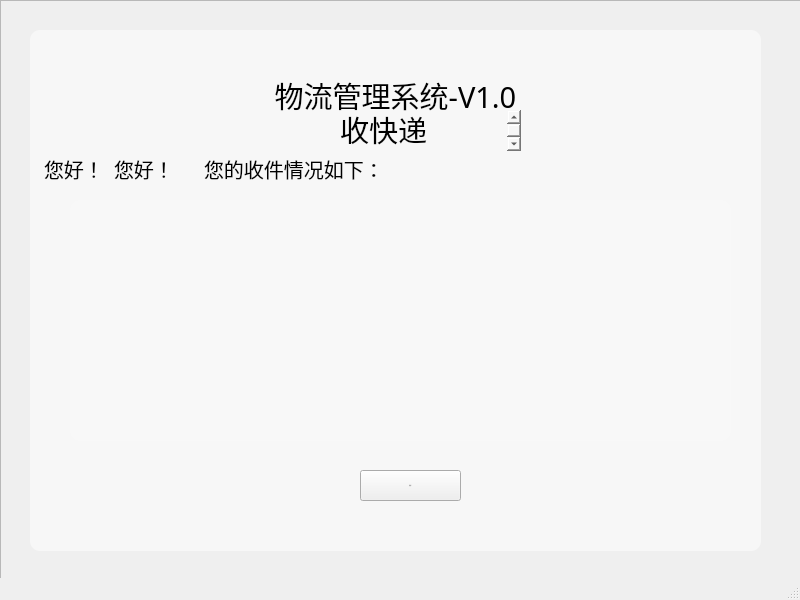
<?xml version="1.0" encoding="UTF-8"?>
<ui version="4.0">
 <class>pkgRev</class>
 <widget class="QMainWindow" name="pkgRev">
  <property name="geometry">
   <rect>
    <x>0</x>
    <y>0</y>
    <width>800</width>
    <height>600</height>
   </rect>
  </property>
  <property name="windowTitle">
   <string>MainWindow</string>
  </property>
  <property name="styleSheet">
   <string notr="true">#pkgRev{border-image: url(:/img/navi_background.png);}
</string>
  </property>
  <widget class="QWidget" name="centralwidget">
   <widget class="QFrame" name="mainFrame">
    <property name="geometry">
     <rect>
      <x>0</x>
      <y>0</y>
      <width>811</width>
      <height>591</height>
     </rect>
    </property>
    <property name="styleSheet">
     <string notr="true"/>
    </property>
    <property name="frameShape">
     <enum>QFrame::StyledPanel</enum>
    </property>
    <property name="frameShadow">
     <enum>QFrame::Raised</enum>
    </property>
    <widget class="QTextBrowser" name="title2">
     <property name="geometry">
      <rect>
       <x>260</x>
       <y>110</y>
       <width>261</width>
       <height>41</height>
      </rect>
     </property>
     <property name="font">
      <font>
       <family>SimHei</family>
       <pointsize>-1</pointsize>
       <weight>50</weight>
       <italic>false</italic>
       <bold>false</bold>
      </font>
     </property>
     <property name="styleSheet">
      <string notr="true">background-color: rgba(255, 255, 255,0);
border-width:0;border-style:outset;
font:29px &quot;SimHei&quot;;</string>
     </property>
     <property name="html">
      <string>&lt;!DOCTYPE HTML PUBLIC &quot;-//W3C//DTD HTML 4.0//EN&quot; &quot;http://www.w3.org/TR/REC-html40/strict.dtd&quot;&gt;
&lt;html&gt;&lt;head&gt;&lt;meta name=&quot;qrichtext&quot; content=&quot;1&quot; /&gt;&lt;style type=&quot;text/css&quot;&gt;
p, li { white-space: pre-wrap; }
&lt;/style&gt;&lt;/head&gt;&lt;body style=&quot; font-family:'SimHei'; font-size:29px; font-weight:400; font-style:normal;&quot;&gt;
&lt;p align=&quot;center&quot; style=&quot; margin-top:0px; margin-bottom:0px; margin-left:0px; margin-right:0px; -qt-block-indent:0; text-indent:0px;&quot;&gt;&lt;span style=&quot; font-family:'黑体'; font-size:29px;&quot;&gt;收快递&lt;/span&gt;&lt;/p&gt;&lt;/body&gt;&lt;/html&gt;</string>
     </property>
    </widget>
    <widget class="QTextBrowser" name="title3">
     <property name="geometry">
      <rect>
       <x>40</x>
       <y>150</y>
       <width>81</width>
       <height>41</height>
      </rect>
     </property>
     <property name="font">
      <font>
       <family>SimHei</family>
       <pointsize>-1</pointsize>
       <weight>50</weight>
       <italic>false</italic>
       <bold>false</bold>
      </font>
     </property>
     <property name="styleSheet">
      <string notr="true">background-color: rgba(255, 255, 255,0);
border-width:0;border-style:outset;
font:20px &quot;SimHei&quot;;</string>
     </property>
     <property name="html">
      <string>&lt;!DOCTYPE HTML PUBLIC &quot;-//W3C//DTD HTML 4.0//EN&quot; &quot;http://www.w3.org/TR/REC-html40/strict.dtd&quot;&gt;
&lt;html&gt;&lt;head&gt;&lt;meta name=&quot;qrichtext&quot; content=&quot;1&quot; /&gt;&lt;style type=&quot;text/css&quot;&gt;
p, li { white-space: pre-wrap; }
&lt;/style&gt;&lt;/head&gt;&lt;body style=&quot; font-family:'SimHei'; font-size:20px; font-weight:400; font-style:normal;&quot;&gt;
&lt;p style=&quot; margin-top:0px; margin-bottom:0px; margin-left:0px; margin-right:0px; -qt-block-indent:0; text-indent:0px;&quot;&gt;&lt;span style=&quot; font-family:'黑体'; font-size:20px;&quot;&gt;您好！&lt;/span&gt;&lt;/p&gt;&lt;/body&gt;&lt;/html&gt;</string>
     </property>
    </widget>
    <widget class="QTextBrowser" name="title">
     <property name="geometry">
      <rect>
       <x>240</x>
       <y>70</y>
       <width>311</width>
       <height>61</height>
      </rect>
     </property>
     <property name="font">
      <font>
       <family>SimHei</family>
       <pointsize>-1</pointsize>
       <weight>50</weight>
       <italic>false</italic>
       <bold>false</bold>
      </font>
     </property>
     <property name="styleSheet">
      <string notr="true">background-color: rgba(255, 255, 255,0);
border-width:0;border-style:outset;
font:29px &quot;SimHei&quot;;</string>
     </property>
     <property name="html">
      <string>&lt;!DOCTYPE HTML PUBLIC &quot;-//W3C//DTD HTML 4.0//EN&quot; &quot;http://www.w3.org/TR/REC-html40/strict.dtd&quot;&gt;
&lt;html&gt;&lt;head&gt;&lt;meta name=&quot;qrichtext&quot; content=&quot;1&quot; /&gt;&lt;style type=&quot;text/css&quot;&gt;
p, li { white-space: pre-wrap; }
&lt;/style&gt;&lt;/head&gt;&lt;body style=&quot; font-family:'SimHei'; font-size:29px; font-weight:400; font-style:normal;&quot;&gt;
&lt;p align=&quot;center&quot; style=&quot; margin-top:0px; margin-bottom:0px; margin-left:0px; margin-right:0px; -qt-block-indent:0; text-indent:0px;&quot;&gt;&lt;span style=&quot; font-family:'黑体'; font-size:29px;&quot;&gt;物流管理系统-V1.0&lt;/span&gt;&lt;/p&gt;&lt;/body&gt;&lt;/html&gt;</string>
     </property>
    </widget>
    <widget class="QTextBrowser" name="textBrowser">
     <property name="geometry">
      <rect>
       <x>30</x>
       <y>30</y>
       <width>731</width>
       <height>521</height>
      </rect>
     </property>
     <property name="styleSheet">
      <string notr="true">border-width:0px;
border-style:outset;
border-radius:10px;
background-color:rgba(255,255,255,0.5);</string>
     </property>
    </widget>
    <widget class="QTextBrowser" name="name">
     <property name="geometry">
      <rect>
       <x>110</x>
       <y>150</y>
       <width>81</width>
       <height>41</height>
      </rect>
     </property>
     <property name="font">
      <font>
       <family>SimHei</family>
       <pointsize>-1</pointsize>
       <weight>50</weight>
       <italic>false</italic>
       <bold>false</bold>
      </font>
     </property>
     <property name="styleSheet">
      <string notr="true">background-color: rgba(255, 255, 255,0);
border-width:0;border-style:outset;
font:20px &quot;SimHei&quot;;</string>
     </property>
     <property name="html">
      <string>&lt;!DOCTYPE HTML PUBLIC &quot;-//W3C//DTD HTML 4.0//EN&quot; &quot;http://www.w3.org/TR/REC-html40/strict.dtd&quot;&gt;
&lt;html&gt;&lt;head&gt;&lt;meta name=&quot;qrichtext&quot; content=&quot;1&quot; /&gt;&lt;style type=&quot;text/css&quot;&gt;
p, li { white-space: pre-wrap; }
&lt;/style&gt;&lt;/head&gt;&lt;body style=&quot; font-family:'SimHei'; font-size:20px; font-weight:400; font-style:normal;&quot;&gt;
&lt;p style=&quot; margin-top:0px; margin-bottom:0px; margin-left:0px; margin-right:0px; -qt-block-indent:0; text-indent:0px;&quot;&gt;&lt;span style=&quot; font-family:'黑体'; font-size:20px;&quot;&gt;您好！&lt;/span&gt;&lt;/p&gt;&lt;/body&gt;&lt;/html&gt;</string>
     </property>
    </widget>
    <widget class="QTextBrowser" name="title3_3">
     <property name="geometry">
      <rect>
       <x>200</x>
       <y>150</y>
       <width>231</width>
       <height>41</height>
      </rect>
     </property>
     <property name="font">
      <font>
       <family>SimHei</family>
       <pointsize>-1</pointsize>
       <weight>50</weight>
       <italic>false</italic>
       <bold>false</bold>
      </font>
     </property>
     <property name="styleSheet">
      <string notr="true">background-color: rgba(255, 255, 255,0);
border-width:0;border-style:outset;
font:20px &quot;SimHei&quot;;</string>
     </property>
     <property name="html">
      <string>&lt;!DOCTYPE HTML PUBLIC &quot;-//W3C//DTD HTML 4.0//EN&quot; &quot;http://www.w3.org/TR/REC-html40/strict.dtd&quot;&gt;
&lt;html&gt;&lt;head&gt;&lt;meta name=&quot;qrichtext&quot; content=&quot;1&quot; /&gt;&lt;style type=&quot;text/css&quot;&gt;
p, li { white-space: pre-wrap; }
&lt;/style&gt;&lt;/head&gt;&lt;body style=&quot; font-family:'SimHei'; font-size:20px; font-weight:400; font-style:normal;&quot;&gt;
&lt;p style=&quot; margin-top:0px; margin-bottom:0px; margin-left:0px; margin-right:0px; -qt-block-indent:0; text-indent:0px;&quot;&gt;&lt;span style=&quot; font-family:'黑体'; font-size:20px;&quot;&gt;您的收件情况如下：&lt;/span&gt;&lt;/p&gt;&lt;/body&gt;&lt;/html&gt;</string>
     </property>
    </widget>
    <widget class="QTableView" name="mainTable">
     <property name="geometry">
      <rect>
       <x>70</x>
       <y>200</y>
       <width>661</width>
       <height>241</height>
      </rect>
     </property>
     <property name="font">
      <font>
       <family>黑体</family>
       <pointsize>10</pointsize>
      </font>
     </property>
     <property name="styleSheet">
      <string notr="true">border-width:0px;
border-style:outset;
border-radius:10px;
background-color:rgba(255,255,255,0.1);</string>
     </property>
    </widget>
    <widget class="QPushButton" name="Get">
     <property name="geometry">
      <rect>
       <x>360</x>
       <y>470</y>
       <width>101</width>
       <height>31</height>
      </rect>
     </property>
     <property name="font">
      <font>
       <family>SimHei</family>
       <pointsize>-1</pointsize>
       <weight>50</weight>
       <italic>false</italic>
       <bold>false</bold>
      </font>
     </property>
     <property name="styleSheet">
      <string notr="true">font:20px &quot;SimHei&quot;;</string>
     </property>
     <property name="text">
      <string>收！</string>
     </property>
    </widget>
    <zorder>textBrowser</zorder>
    <zorder>title2</zorder>
    <zorder>title3</zorder>
    <zorder>title</zorder>
    <zorder>name</zorder>
    <zorder>title3_3</zorder>
    <zorder>mainTable</zorder>
    <zorder>Get</zorder>
   </widget>
  </widget>
  <widget class="QMenuBar" name="menubar">
   <property name="geometry">
    <rect>
     <x>0</x>
     <y>0</y>
     <width>800</width>
     <height>23</height>
    </rect>
   </property>
  </widget>
  <widget class="QStatusBar" name="statusbar"/>
 </widget>
 <resources/>
 <connections/>
</ui>
